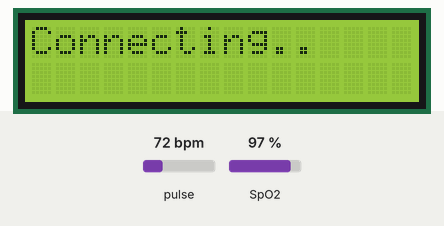
Recording of a sketch running on a simulated ESP8266 (NodeMCU). Parts: 16×2 character LCD. The test bench sets the inputs (shaded band); at power-on: pulse 72 bpm, SpO2 97 %. WiFi joins after 1.5 s; servers stay silent unless stated; what the sketch prints to the serial monitor is not drawn.

Above: at 0.4 s.
At 1.3 s:
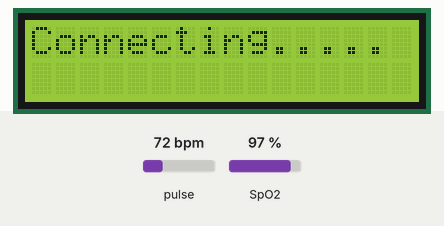
At 17.7 s:
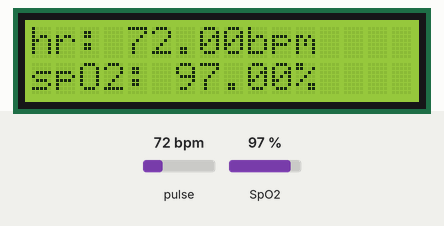

The sketch:

miniprojectfirebasecode.ino
```cpp
//FirebaseESP8266.h must be included before ESP8266WiFi.h
#include "FirebaseESP8266.h"  // Install Firebase ESP8266 library
#include <ESP8266WiFi.h>
#include <Wire.h>
#include "MAX30100_PulseOximeter.h"
#include <LiquidCrystal_I2C.h>

// Set the LCD address to 0x27 for a 16 chars and 2 line display
LiquidCrystal_I2C lcd(0x27, 16, 2);
#define REPORTING_PERIOD_MS     1000
PulseOximeter pox;
uint32_t tsLastReport = 0;
#define FIREBASE_HOST "nodemcuchecking-default-rtdb.firebaseio.com"
#define FIREBASE_AUTH "tw2vvsYd8KvwRtGq2wpaNBkzldbfsv0V1jz7rd6N"
#define WIFI_SSID "betterNow"
#define WIFI_PASSWORD "12345678"

//Define FirebaseESP8266 data object
FirebaseData firebaseData;
FirebaseData CutData;
FirebaseJson json;
float hr=0;
float o2=0;
int i=0;
float hr_total=0;

void onBeatDetected() {
    Serial.println("♥ Beat!");
}

void setup()
{

  Serial.begin(115200);
  WiFi.begin(WIFI_SSID, WIFI_PASSWORD);

   lcd.begin();
  lcd.backlight();
  lcd.setCursor(0, 0);

#if defined(ESP8266)
  lcd.print("ESP8266");
#else
  lcd.print("ARDUINO");
#endif

  lcd.setCursor(0, 0);
  Serial.print("Connecting to Wi-Fi");
  lcd.print("Connecting");
  while (WiFi.status() != WL_CONNECTED)
  {
    Serial.print(".");
    lcd.print(".");
    delay(300);
  }
  lcd.clear();
  Firebase.begin(FIREBASE_HOST, FIREBASE_AUTH);
Firebase.reconnectWiFi(true);
  Serial.println();
  lcd.setCursor(0, 0);
  Serial.print("Connected with IP: ");
  lcd.print("Connected");
  Serial.print(WiFi.localIP());
  Serial.println();
  lcd.setCursor(0,1);
  Serial.print("Initializing pulse oximeter..");
lcd.print("initializing.. ");
    if (!pox.begin()) {
      lcd.clear();
      lcd.setCursor(0, 0);
      lcd.print("FAILED");
        Serial.println("FAILED");
        for(;;);
    } else {
       lcd.clear();
      lcd.setCursor(0, 0);
      lcd.print("SUCCESS");
        Serial.println("SUCCESS");
    }

pox.setIRLedCurrent(MAX30100_LED_CURR_7_6MA);
pox.setOnBeatDetectedCallback(onBeatDetected);


lcd.clear();

}

void loop() {

     pox.update();

     hr=pox.getHeartRate();
     o2=pox.getSpO2();
    if (millis() - tsLastReport > REPORTING_PERIOD_MS) {
        Serial.print("Heart rate:");
        Serial.print(hr);
        Serial.print("bpm / SpO2:");
        Serial.print(o2);
        Serial.println("%");

i=i+1;
Serial.println(i);

        tsLastReport = millis();
    }
    if(i==15){
        delay(2000);
        lcd.setCursor(0, 0);
        lcd.print("hr: ");
      lcd.print(hr);
      lcd.print("bpm");
      lcd.setCursor(0,1);
      lcd.print("spO2: ");
      lcd.print(o2);
      lcd.print("%");
       Firebase.setFloat(firebaseData, "athul/heartrate",hr);
    Firebase.setFloat(firebaseData, "athul/spo2",o2);
    pox.resume();

    }
}
```
